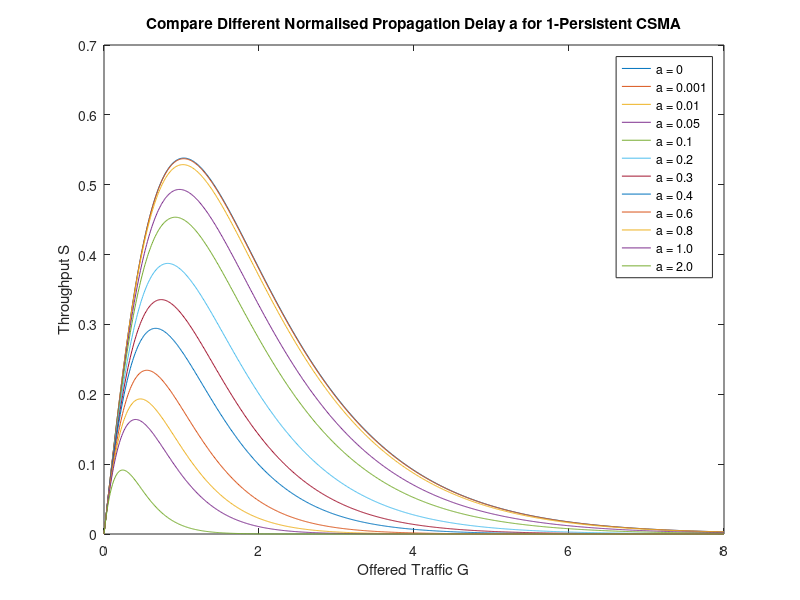

Write MATLAB code to recreate this figure.
G = 0:0.01:8;

a = 0;
S_1Persistent = ((G.*(1+G+a*(G.*(1+G+a*G/2)))).*exp(-G*(1+2*a))) ./ (G*(1+2*a) - (1-exp(-a*G)) + (1+a*G).*exp(-G*(1+a)));
plot(G, S_1Persistent);
hold on;

a = 0.001;
S_1Persistent = ((G.*(1+G+a*(G.*(1+G+a*G/2)))).*exp(-G*(1+2*a))) ./ (G*(1+2*a) - (1-exp(-a*G)) + (1+a*G).*exp(-G*(1+a)));
plot(G, S_1Persistent);
hold on;

a = 0.01;
S_1Persistent = ((G.*(1+G+a*(G.*(1+G+a*G/2)))).*exp(-G*(1+2*a))) ./ (G*(1+2*a) - (1-exp(-a*G)) + (1+a*G).*exp(-G*(1+a)));
plot(G, S_1Persistent);
hold on;

a = 0.05;
S_1Persistent = ((G.*(1+G+a*(G.*(1+G+a*G/2)))).*exp(-G*(1+2*a))) ./ (G*(1+2*a) - (1-exp(-a*G)) + (1+a*G).*exp(-G*(1+a)));
plot(G, S_1Persistent);
hold on;

a = 0.1;
S_1Persistent = ((G.*(1+G+a*(G.*(1+G+a*G/2)))).*exp(-G*(1+2*a))) ./ (G*(1+2*a) - (1-exp(-a*G)) + (1+a*G).*exp(-G*(1+a)));
plot(G, S_1Persistent);
hold on;

a = 0.2;
S_1Persistent = ((G.*(1+G+a*(G.*(1+G+a*G/2)))).*exp(-G*(1+2*a))) ./ (G*(1+2*a) - (1-exp(-a*G)) + (1+a*G).*exp(-G*(1+a)));
plot(G, S_1Persistent);
hold on;

a = 0.3;
S_1Persistent = ((G.*(1+G+a*(G.*(1+G+a*G/2)))).*exp(-G*(1+2*a))) ./ (G*(1+2*a) - (1-exp(-a*G)) + (1+a*G).*exp(-G*(1+a)));
plot(G, S_1Persistent);
hold on;

a = 0.4;
S_1Persistent = ((G.*(1+G+a*(G.*(1+G+a*G/2)))).*exp(-G*(1+2*a))) ./ (G*(1+2*a) - (1-exp(-a*G)) + (1+a*G).*exp(-G*(1+a)));
plot(G, S_1Persistent);
hold on;

a = 0.6;
S_1Persistent = ((G.*(1+G+a*(G.*(1+G+a*G/2)))).*exp(-G*(1+2*a))) ./ (G*(1+2*a) - (1-exp(-a*G)) + (1+a*G).*exp(-G*(1+a)));
plot(G, S_1Persistent);
hold on;

a = 0.8;
S_1Persistent = ((G.*(1+G+a*(G.*(1+G+a*G/2)))).*exp(-G*(1+2*a))) ./ (G*(1+2*a) - (1-exp(-a*G)) + (1+a*G).*exp(-G*(1+a)));
plot(G, S_1Persistent);
hold on;

a = 1.0;
S_1Persistent = ((G.*(1+G+a*(G.*(1+G+a*G/2)))).*exp(-G*(1+2*a))) ./ (G*(1+2*a) - (1-exp(-a*G)) + (1+a*G).*exp(-G*(1+a)));
plot(G, S_1Persistent);

a = 2.0;
S_1Persistent = ((G.*(1+G+a*(G.*(1+G+a*G/2)))).*exp(-G*(1+2*a))) ./ (G*(1+2*a) - (1-exp(-a*G)) + (1+a*G).*exp(-G*(1+a)));
plot(G, S_1Persistent);

title('Compare Different Normalised Propagation Delay a for 1-Persistent CSMA');
xlabel('Offered Traffic G');
ylabel('Throughput S');
legend('a = 0', 'a = 0.001', 'a = 0.01', 'a = 0.05', 'a = 0.1', 'a = 0.2', 'a = 0.3', 'a = 0.4', 'a = 0.6', 'a = 0.8', 'a = 1.0', 'a = 2.0', 'Location','NorthEast');

